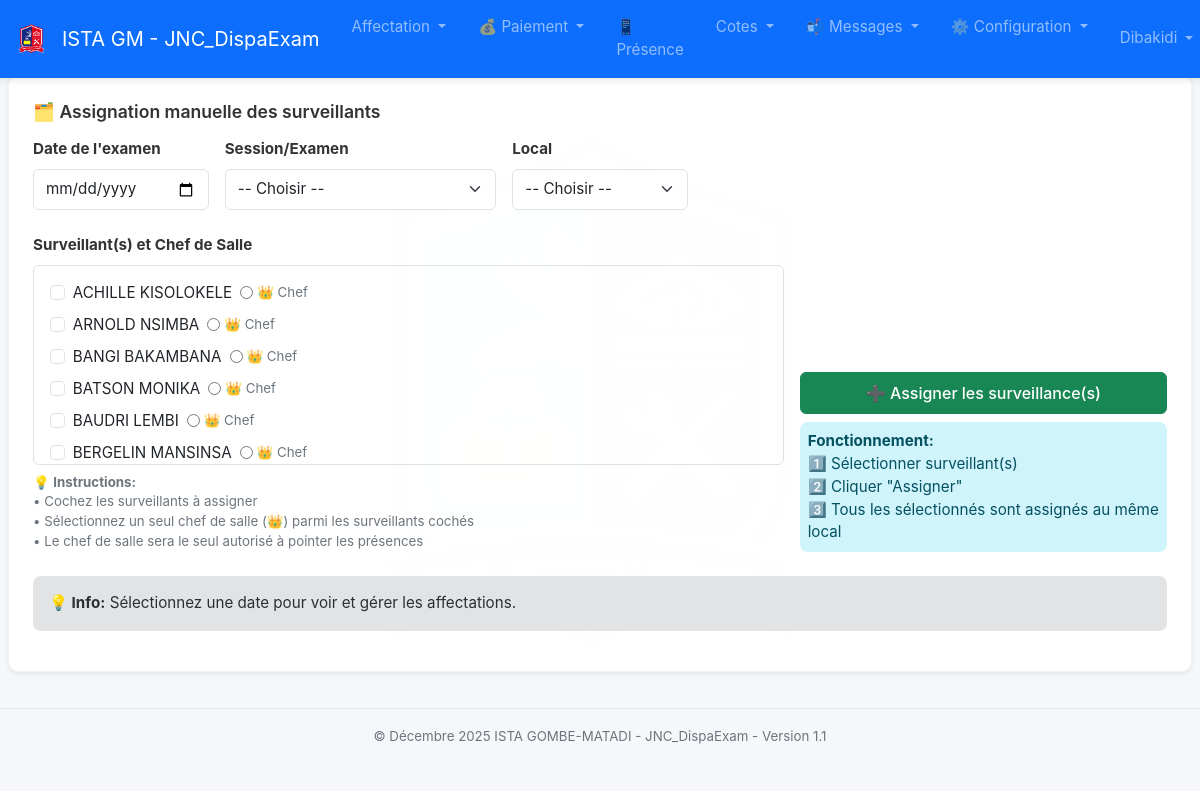
Page /admin/assign_supervisors (signed in) on the committed database.
### tables this page shows
CREATE TABLE users (
            id INTEGER PRIMARY KEY AUTOINCREMENT,
            username TEXT NOT NULL UNIQUE,
            password_hash TEXT NOT NULL,
            is_admin INTEGER NOT NULL DEFAULT 0,
            created_at TEXT DEFAULT CURRENT_TIMESTAMP
        );

### app.py (the view, shortened to what this page needs)
@app.route("/admin/assign_supervisors", methods=["GET", "POST"])
@admin_required
def assign_supervisors_manual():
    conn = get_db()
    cur = conn.cursor()
    cur.execute("SELECT id, label, session_type FROM exams ORDER BY label")
    exams = cur.fetchall()
    cur.execute("SELECT id, name FROM rooms ORDER BY name")
    rooms = cur.fetchall()
    cur.execute("SELECT id, username FROM users WHERE is_admin = 0 ORDER BY username")
    users = cur.fetchall()
    assign_date = request.form.get("assign_date") or request.args.get("assign_date")
    exam_id = request.form.get("exam_id") or request.args.get("exam_id")
    room_id = request.form.get("room_id") or request.args.get("room_id")
    assignments = []
    if request.method == "POST" and request.form.get("remove_assignment_id"):
        assignment_id = request.form.get("remove_assignment_id")
        cur.execute("DELETE FROM supervisor_assignments WHERE id = ?", (assignment_id,))
        conn.commit()
        flash("Affectation supprimée.", "info")
    return render_template("assign_supervisors.html", exams=exams, rooms=rooms, users=users, assignments=assignments, assign_date=assign_date, exam_id=exam_id, room_id=room_id)

### app.py (called while the page is built, shortened)
@app.context_processor
def inject_unread_count():
    return {'unread_messages_count': get_unread_messages_count()}

def get_db():
    if "db" not in g:
        g.db = get_connection()
    return g.db

def admin_required(f):
    @wraps(f)
    def decorated_function(*args, **kwargs):
        if 'user_id' not in session:
            flash("Vous devez vous connecter pour accéder à cette page.", "warning")
            return redirect(url_for('login'))
        conn = get_db()
        cur = conn.cursor()
        cur.execute("SELECT is_admin FROM users WHERE id = ?", (session['user_id'],))
        user = cur.fetchone()
        if not user or not user['is_admin']:
            flash("Accès refusé. Droits administrateur requis.", "danger")
            return redirect(url_for('index'))
        return f(*args, **kwargs)
    return decorated_function

def get_unread_messages_count():
    if 'user_id' not in session:
        return 0
    conn = get_db()
    cur = conn.cursor()
    user_id = session.get('user_id')
    is_admin = session.get('is_admin', False)
    if is_admin:
        cur.execute("SELECT COUNT(*) as count FROM messages WHERE is_read = 0")
    result = cur.fetchone()
    return result['count'] if result else 0

def get_unread_notifications_count():
    if 'user_id' not in session:
        return 0
    conn = get_db()
    cur = conn.cursor()
    user_id = session.get('user_id')
    cur.execute("SELECT COUNT(*) as count FROM notifications WHERE user_id = ? AND is_read = 0", (user_id,))
    result = cur.fetchone()
    return result['count'] if result else 0

def get_recent_notifications(limit=5):
    if 'user_id' not in session:
        return []
    conn = get_db()
    cur = conn.cursor()
    user_id = session.get('user_id')
    cur.execute("""
        SELECT id, message, created_at, is_read
        FROM notifications
        WHERE user_id = ?
        ORDER BY created_at DESC
        LIMIT ?
    """, (user_id, limit))
    notifications_raw = cur.fetchall()
    return [dict(notif) for notif in notifications_raw]

@app.context_processor
def inject_unread_count():
    return {
        'unread_messages_count': get_unread_messages_count(),
        'recent_unread_messages': get_recent_unread_messages(),
        'unread_notifications_count': get_unread_notifications_count(),
        'recent_notifications': get_recent_notifications()
    }

### database.py (called while the page is built)
def get_connection():
    conn = sqlite3.connect(DB_PATH, check_same_thread=False)
    conn.row_factory = sqlite3.Row
    return conn

### templates/assign_supervisors.html (shortened to what this page needs)
{% extends "base.html" %}
{% block content %}
<div class="card shadow-sm mb-4">
  <div class="card-body">
    <div class="d-flex justify-content-between align-items-center mb-3">
      <h5 class="card-title mb-0">🗂️ Assignation manuelle des surveillants</h5>
    </div>
    <form method="post" class="mb-4">
      <div class="row g-3">
        <div class="col-md-2">
          <label class="form-label"><strong>Date de l'examen</strong></label>
          <input type="date" class="form-control" name="assign_date" value="{{ assign_date or '' }}" required>
        </div>
        <div class="col-md-3">
          <label class="form-label"><strong>Session/Examen</strong></label>
          <select class="form-select" name="exam_id" required>
            <option value="">-- Choisir --</option>
          </select>
        </div>
        <div class="col-md-2">
          <label class="form-label"><strong>Local</strong></label>
          <select class="form-select" name="room_id" required>
            <option value="">-- Choisir --</option>
          </select>
        </div>
      </div>
      <div class="row g-3 mt-2">
        <div class="col-md-8">
          <label class="form-label"><strong>Surveillant(s) et Chef de Salle</strong></label>
          <div class="border rounded p-3" style="height: 200px; overflow-y: auto;">
            {% for user in users %}
            <div class="form-check mb-2">
              <input class="form-check-input supervisor-checkbox" type="checkbox" name="user_ids" value="{{ user.id }}" id="user_{{ user.id }}">
              <label class="form-check-label d-flex align-items-center" for="user_{{ user.id }}">
                <span>{{ user.username }}</span>
                <input type="radio" name="room_leader_id" value="{{ user.id }}" class="ms-2" title="Désigner comme Chef de Salle">
                <small class="text-muted ms-1">👑 Chef</small>
              </label>
            </div>
            {% endfor %}
          </div>
          <small class="form-text text-muted d-block mt-2">
            💡 <strong>Instructions:</strong><br>
            • Cochez les surveillants à assigner<br>
            • Sélectionnez un seul chef de salle (👑) parmi les surveillants cochés<br>
            • Le chef de salle sera le seul autorisé à pointer les présences
          </small>
        </div>
        <div class="col-md-4 d-flex flex-column justify-content-end">
          <button type="submit" class="btn btn-success w-100 mb-2">➕ Assigner les surveillance(s)</button>
          <div class="alert alert-info p-2 mb-0" role="alert">
            <strong>Fonctionnement:</strong><br>
            1️⃣ Sélectionner surveillant(s)<br>
            2️⃣ Cliquer "Assigner"<br>
            3️⃣ Tous les sélectionnés sont assignés au même local
          </div>
        </div>
      </div>
    </form>
    {% if assign_date %}
    <hr>
    <div class="mb-3">
      <h6 class="mb-3">
        <strong>📅 Affectations pour la date:</strong>
        <span class="badge bg-info text-dark">{{ assign_date }}</span>
      </h6>
    </div>
    {% if assignments %}
    <div class="table-responsive">
      <table class="table table-bordered table-striped table-sm">
        <thead class="table-dark">
          <tr>
            <th style="width: 12%;">Local</th>
            <th style="width: 18%;">Session</th>
            <th style="width: 28%;">Examen</th>
            <th style="width: 22%;">Surveillants</th>
            <th style="width: 20%;">Actions</th>
          </tr>
        </thead>
        <tbody>
          {% set grouped = {} %}
          {% for a in assignments %}
            {% set key = (a.room_name, a.session_type, a.exam_label) %}
            {% if key not in grouped %}
              {% set _ = grouped.update({key: []}) %}
            {% endif %}
            {% set _ = grouped[key].append(a) %}
          {% endfor %}
          {% for (room_name, session_type, exam_label), group in grouped.items() %}
          <tr>
            <td><strong>{{ room_name }}</strong></td>
            <td><span class="badge bg-info">{{ session_type or '?' }}</span></td>
            <td>{{ exam_label }}</td>
            <td>
              {% for supervisor in group %}
                {% if supervisor.is_room_leader %}
                  <span class="badge bg-warning text-dark me-1" title="Chef de Salle">👑 {{ supervisor.username }}</span>
                {% else %}
                  <span class="badge bg-success me-1">{{ supervisor.username }}</span>
                {% endif %}
              {% endfor %}
            </td>
            <td>
              {% for supervisor in group %}
                <form method="post" style="display:inline;" onsubmit="return confirm('Retirer ' + '{{ supervisor.username }}' + ' ?');">
                  <input type="hidden" name="remove_assignment_id" value="{{ supervisor.id }}">
                  <button class="btn btn-sm btn-danger btn-outline" type="submit" title="Retirer {{ supervisor.username }}">✕</button>
                </form>
              {% endfor %}
            </td>
          </tr>
          {% endfor %}
        </tbody>
      </table>
    </div>
    <div class="alert alert-info mt-3">
      <strong>Total:</strong> {{ assignments|length }} assignation(s) pour cette date
    </div>
    {% else %}
    <div class="alert alert-warning">
      Aucune affectation pour cette date. Utilisez le formulaire ci-dessus pour en ajouter.
    </div>
    {% endif %}
    {% else %}
    <div class="alert alert-secondary">
      <strong>💡 Info:</strong> Sélectionnez une date pour voir et gérer les affectations.
    </div>
    {% endif %}
  </div>
</div>
{% endblock %}

### templates/base.html (shortened to what this page needs)
<!doctype html>
<html lang="fr">
<head>
    <link href="https://cdn.jsdelivr.net/npm/bootstrap@5.3.2/dist/css/bootstrap.min.css" rel="stylesheet">
    <link rel="stylesheet" href="{{ url_for('static', filename='styles.css') }}">
</head>
<body>
<nav class="navbar navbar-expand-lg navbar-dark bg-primary">
    <div class="container-fluid">
        <a class="navbar-brand d-flex align-items-center" href="{% if session.get('is_supervisor') %}{{ url_for('supervisor_dashboard') }}{% else %}{{ url_for('index') }}{% endif %}">
            <img src="{{ url_for('static', filename='images/logo.png') }}" alt="Logo" style="height: 40px; margin-right: 10px;">
            ISTA GM - JNC_DispaExam
        </a>
        <div class="collapse navbar-collapse" id="mainNavbar">
            <ul class="navbar-nav me-auto">
                {% if session.get('is_admin') %}
                <li class="nav-item dropdown">
                    <a class="nav-link dropdown-toggle" href="#" role="button" data-bs-toggle="dropdown">
                        Affectation
                    </a>
                </li>
                <li class="nav-item dropdown">
                    <a class="nav-link dropdown-toggle" href="#" role="button" data-bs-toggle="dropdown">
                        💰 Paiement
                    </a>
                </li>
                <li class="nav-item"><a class="nav-link" href="{{ url_for('scan_presence_menu') }}">📱 Présence</a></li>
                <li class="nav-item dropdown">
                    <a class="nav-link dropdown-toggle" href="#" role="button" data-bs-toggle="dropdown">
                        Cotes
                    </a>
                </li>
                <li class="nav-item dropdown">
                    <a class="nav-link dropdown-toggle" href="#" role="button" data-bs-toggle="dropdown">
                        📬 Messages
                    </a>
                </li>
                <li class="nav-item dropdown">
                    <a class="nav-link dropdown-toggle" href="#" role="button" data-bs-toggle="dropdown">
                        ⚙️ Configuration
                    </a>
                </li>
                {% endif %}
            </ul>
            {% if not session.get('is_supervisor') %}
            <ul class="navbar-nav">
                <li class="nav-item dropdown">
                    <a class="nav-link dropdown-toggle" href="#" role="button" data-bs-toggle="dropdown">
                        {{ session.get('username', 'Utilisateur') }}
                    </a>
                </li>
            </ul>
            {% endif %}
        </div>
    </div>
</nav>
<main class="container">
    {% block content %}{% endblock %}
</main>
<footer class="text-center text-muted py-3 mt-4" style="border-top: 1px solid #dee2e6;">
    <small>&copy; Décembre 2025 ISTA GOMBE-MATADI - JNC_DispaExam - Version 1.1</small>
</footer>

### static/styles.css (style rules this page uses)
* { box-sizing: border-box; }
html, body { height: 100%; margin: 0; padding: 0; }
body { background: #f6f7fb; font-family: -apple-system, BlinkMacSystemFont, "Segoe UI", Roboto, "Helvetica Neue", Arial, sans-serif; font-size: 0.95rem; line-height: 1.5; }
main.container { max-width: 1400px; margin-top: 1rem; margin-bottom: 2rem; padding: 0 0.5rem; }
.card { border: none; border-radius: 10px; margin-bottom: 1.5rem; transition: all 0.3s ease; }
.card-body { padding: 1.5rem; }
.card-title { color: #333; font-weight: 600; margin-bottom: 1rem; font-size: 1.1rem; }
.btn { border-radius: 6px; padding: 0.5rem 1rem; font-weight: 500; transition: all 0.2s ease; white-space: nowrap; display: inline-block; text-decoration: none; vertical-align: middle; }
.form-control, .form-select { border-radius: 6px; border: 1px solid #dee2e6; padding: 0.5rem 0.75rem; font-size: 0.95rem; }
.form-label { font-weight: 500; margin-bottom: 0.5rem; color: #333; }
.alert { border-radius: 8px; border: none; margin-bottom: 1rem; }
.text-muted { color: #6c757d !important; }

### rows in the picture
users: get "Dibakidi"
users: username "ACHILLE KISOLOKELE"
users: username "ARNOLD NSIMBA"
users: username "BANGI BAKAMBANA"
users: username "BATSON MONIKA"
users: username "BAUDRI LEMBI"
users: username "BERGELIN MANSINSA"
